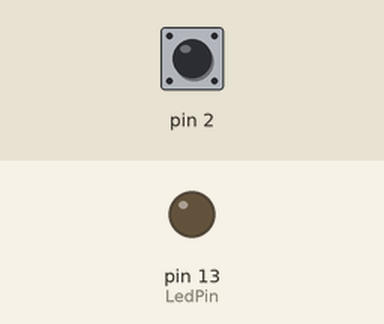
Simulated run of this sketch. Board: Arduino Uno, built with avr-gcc and run on an emulated ATmega328P. Parts: output pins drawn as LEDs (lit = HIGH). The test bench sets the inputs (shaded band); at power-on: pin 2 HIGH. What the sketch prints to the serial monitor is not drawn.

Above: at 13.7 s.
At 32.0 s:
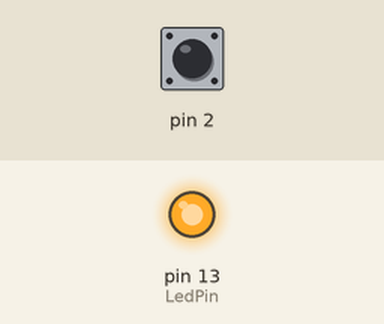
Timing chart, 0 to 48.0 s (numbered marks = the images above):
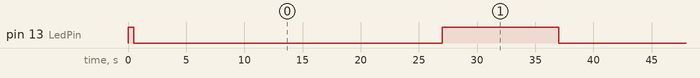

The sketch:

EspaMaster_Tester.ino
```cpp
/* ESPA 4.4.4 MASTER test program
 * uses USB to simulate serial comms to a slave.
 *
 * Pull digital pin #2 to ground to halt this master from pollin.
 */


const int LedPin = 13;

void setup()
{
    Serial.begin(9600);
    pinMode( LedPin, OUTPUT );
    digitalWrite( LedPin, HIGH );
    delay( 500 );
    digitalWrite( LedPin, LOW );
    pinMode( 2, INPUT_PULLUP );
}


int state = 0; // 0=wait for EOT

char buf[40];
int prevByte = 0;

void loop()
{
    delay( 26500 ); // 20+ sekunder
    digitalWrite( LedPin, !digitalRead( LedPin )); // Toggle

    Serial.print( "2\005" ); // poll slave

    // avait slave response
    long waitUntil = millis() + 10000;
    while (!Serial.available() && waitUntil > millis()) {
        delay(100);
    }
    digitalWrite( LedPin, !digitalRead( LedPin )); // Toggle

    while (Serial.available()) {
        // digitalWrite( LedPin, !digitalRead( LedPin )); // Toggle
        int byteIn;
        byteIn = Serial.read();
        switch (byteIn) {
            case 1: // SOH
                break;
            case 2: // STX
                break;
            case 3: // ETX
                break;
            case 4: // EOT
                break;
            case 5: // ENQ
                if (prevByte == '2') {
                    digitalWrite( LedPin, !digitalRead( LedPin )); // Toggle
                    Serial.print( "\004" ); // we're done, send EOT
                }
                break;
            default:
                if (' ' <= byteIn && byteIn <= '~') {
                    // buf[idx++] = byteIn;
                }
                break;

        }
        prevByte = byteIn;
    }
    Serial.print( "\004" ); // end of poll, send EOT

    while (digitalRead( 2 ) == 0) {
       delay( 1000 );
    }

}
```

Measured:
- by itself, pin 13 (LedPin): alternates HIGH for 10.0 s and LOW for 26.5 s
